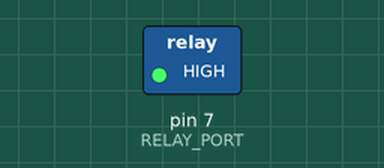
The sketch below on a simulated Arduino Uno, built with avr-gcc and run on an emulated ATmega328P. On the bench: switched loads named in the sketch (green lamp = pin HIGH). Dashed ring = blinking. No radio packets arrive unless stated.

Above: at 0.5 s.
Timing chart, 0 to 4.6 s (numbered marks = the images above):
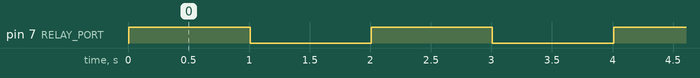

The sketch:

arduino_relay.ino
```cpp
// RF24 - Version: Latest
#include <RF24.h>
#include <RF24_config.h>
#include <nRF24L01.h>
#include <printf.h>

/*

*/

#define RELAY_PORT 7
byte dataOpen[2] = {B00001, B11111111};
byte dataClose[2] = {B00001, B00000000};
byte addresses[][6] = {"1Node","2Node"};
RF24 radio(9,10);

void setup() {

  pinMode(RELAY_PORT, OUTPUT);
  radio.begin();

  // Set the PA Level low to prevent power supply related issues since this is a
 // getting_started sketch, and the likelihood of close proximity of the devices. RF24_PA_MAX is default.
  radio.setPALevel(RF24_PA_LOW);

  // Open a writing and reading pipe on each radio, with opposite addresses
  //if(radioNumber){
    radio.openWritingPipe(addresses[1]);
    radio.openReadingPipe(1,addresses[0]);
  //}else{
  //  radio.openWritingPipe(addresses[0]);
  //  radio.openReadingPipe(1,addresses[1]);
  //}

  // Start the radio listening for data
  radio.startListening();
}

void loop() {

    byte data[2];
    if( radio.available()){
                                                                    // Variable for the received timestamp
      while (radio.available()) {                                   // While there is data ready
        radio.read( &data, 5 );             // Get the payload
        //radio.read(&data,32);

        if(data[0] == dataOpen[0] && data[1] == dataOpen[1]){
          digitalWrite(RELAY_PORT, HIGH);
        }
        else if (data[0] == dataClose[0] && data[1] == dataClose[1]){
          digitalWrite(RELAY_PORT, LOW);
        }
      }

      //radio.stopListening();                                        // First, stop listening so we can talk
      //radio.write( &got_time, sizeof(unsigned long) );              // Send the final one back.
      //radio.startListening();                                       // Now, resume listening so we catch the next packets.
      //Serial.print(F("Sent response "));
      //Serial.println(got_time);
    }

  digitalWrite(RELAY_PORT, HIGH);  //Green LED on, Yellow LED off
   delay(1000);
   digitalWrite(RELAY_PORT, LOW);   //Yellow LED on, Green LED off
   delay(1000);

}
```

Measured:
- by itself, pin 7 (RELAY_PORT): alternates HIGH for 1.0 s and LOW for 1.0 s
